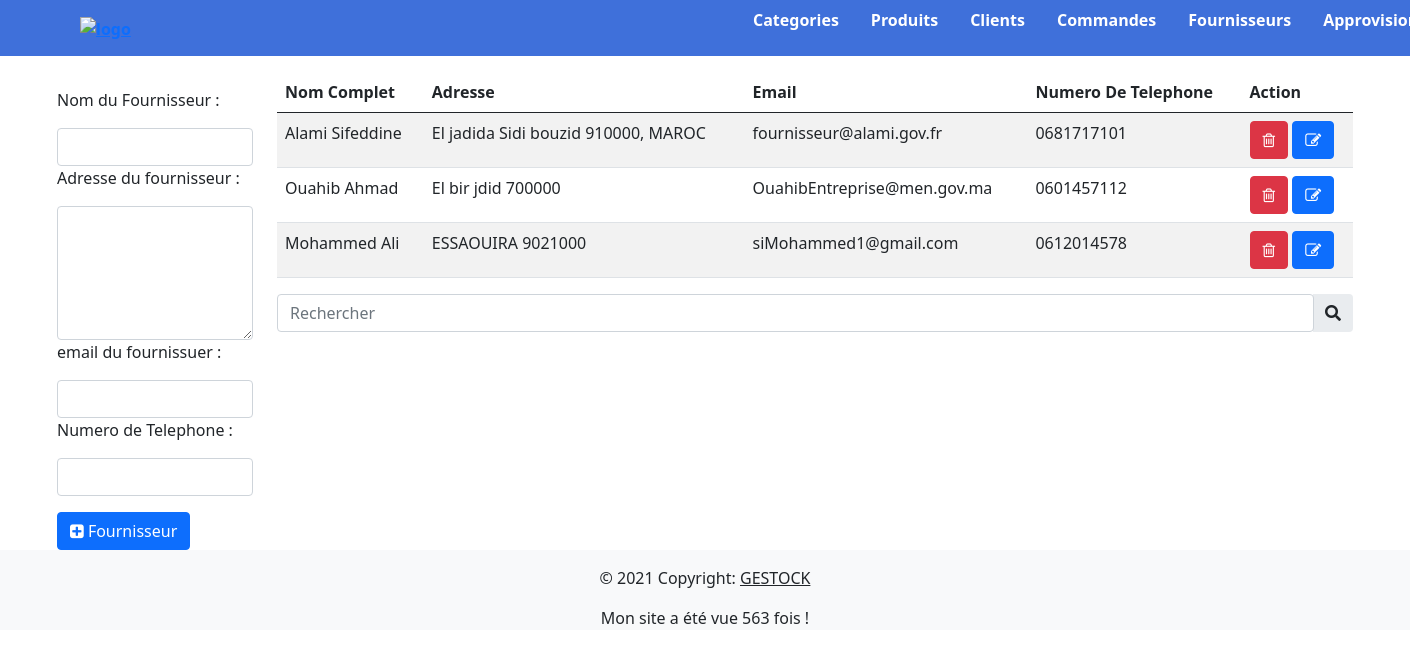
Screenshot of /fournisseur.php with the database file from the repository.
### tables this page shows
CREATE TABLE `fournisseur` (
  `idFrns` int(11) NOT NULL,
  `nomFrns` varchar(50) NOT NULL,
  `emailFrns` varchar(256) NOT NULL,
  `adresseFrns` varchar(256) NOT NULL,
  `numTeleFrns` varchar(100) NOT NULL
);

### fournisseur.php (the view, shortened to what this page needs)
<?php
    require_once "config/connect.php" ;
        $fournisseur  = $db->query('SELECT * FROM fournisseur') ;
        $fournisseur = $fournisseur->fetchAll() ;
?>
<!DOCTYPE html>
<html lang="en">
<head>
</head>
<body>
    <?php require_once('navbar.php') ;?>
    <div class="container">
        <div class="row">
            <div class="col-2 mt-3">
                <form action="fournisseur.php" method ="post" class="form-group mt-3"  enctype="multipart/form-_POST" >
                    <label for="">Nom du Fournisseur :</label>
                    <input type="text" class="form-control mt-3" name="name"  required>
                    <label for="">Adresse du fournisseur :</label>
                    <textarea class="form-control mt-3" name="adresse" id="adresse" cols="30" rows="5"></textarea>
                    <label for="">email du fournissuer :</label>
                    <input type="email" class="form-control mt-3" name="email" required >
                    <label for="">Numero de Telephone :</label>
                    <input type="tel" class="form-control mt-3" name="numTele" required>
                    <button type="submit" class="btn btn-primary mt-3" name="ajouter"><i class="fa fa-plus-square"></i> Fournisseur</button>
                </form>
            </div>
            <div class="col-10 mt-3">
            <table class="table table-striped">
                    <thead>
                        <th>Nom Complet</th>
                        <th>Adresse</th>
                        <th>Email</th>
                        <th>Numero De Telephone</th>
                        <th>Action</th>
                    </thead>
                    <tbody>
                        <?php foreach($fournisseur as $frns) : ?>
                        <tr>
                            <td><? echo($frns['nomFrns']) ;?></td>
                            <td><? echo($frns['adresseFrns']) ;  ?></td>
                            <td><? echo($frns['emailFrns']) ;  ?></td>
                            <td><? echo($frns['numTeleFrns']) ;  ?></td>
                            <td>
                                    <a href="fournisseur.php?del=<?echo $frns['idFrns']?>"><button class="btn btn-danger"><i  class="fa fa-trash-o"></i></button></a>
                                     <a href="update_fournisseur.php?edit=<?echo$frns['idFrns']?>"><button class="btn btn-primary"><i  class="fa fa-edit "></i></button></a>
                            </td>
                        </tr>
                        <?php endforeach ?>
                    </tbody>
                </table>
                <form action="recherche_fournisseur.php" class="form-group mt-3"  method="Post">
                    <div class="input-group rounded">
                        <input type="search" class="form-control rounded" name = "frns_rechercher" placeholder="Rechercher"  />
                        <button class="input-group-text border-0" name="rechercher">
                        <i class="fas fa-search"></i>
                        </button>
                    </div>
                </form>
            </div>
        </div>
    </div>
    <?php require_once "footer.php" ; ?>
</body>
</html>

### style.css (style rules this page uses)
* { margin: 0; padding: 0; }
.col-2 { width : 60% }

### rows the page displays
fournisseur: nomFrns "Alami Sifeddine", adresseFrns "El jadida Sidi bouzid 910000, MAROC", emailFrns "fournisseur@alami.gov.fr", numTeleFrns "0681717101"
fournisseur: nomFrns "Ouahib Ahmad", adresseFrns "El bir jdid 700000", emailFrns "OuahibEntreprise@men.gov.ma", numTeleFrns "0601457112"
fournisseur: nomFrns "Mohammed Ali", adresseFrns "ESSAOUIRA 9021000", emailFrns "siMohammed1@gmail.com", numTeleFrns "0612014578"

### other values shown
$pages_vues "563"
